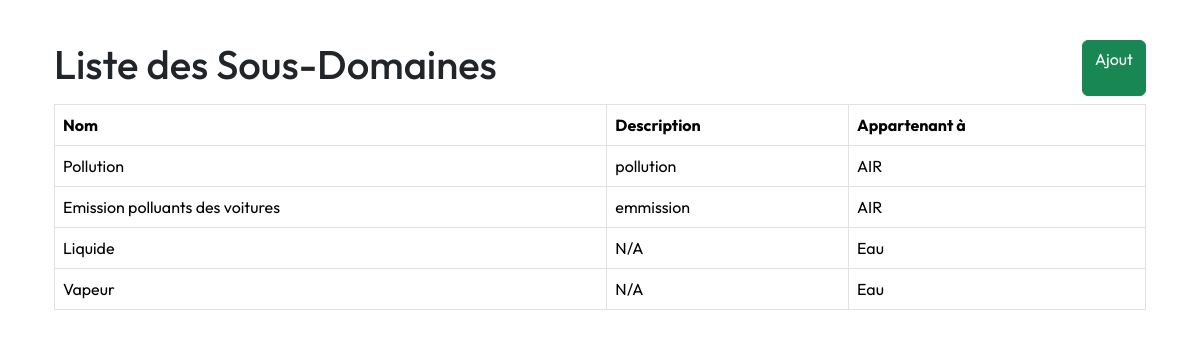
The app's page /sous-domaines with its own data.
### app/models.py (models this page shows)
class SousDomaine(db.Model):
    __tablename__ = 'sous_domaine'
    id = db.Column(db.Integer, primary_key=True)
    nom = db.Column(db.String(100), nullable=False, unique=True)
    description = db.Column(db.Text, nullable=True)
    domaine_id = db.Column(db.Integer, db.ForeignKey('domaine.id'), nullable=False)
    reglementations = db.relationship('Reglementation', backref='sous_domaine', lazy=True)

class Domaine(db.Model):
    __tablename__ = 'domaine'
    id = db.Column(db.Integer, primary_key=True)
    nom = db.Column(db.String(100), nullable=False, unique=True)
    description = db.Column(db.Text, nullable=True)
    sous_domaines = db.relationship('SousDomaine', backref='domaine', lazy=True)

### app/routes/reglement.py (the view)
@bp.route('/sous-domaines', methods=['GET'])
def liste_sous_domaines():
    sous_domaines = SousDomaine.query.all()
    return render_template('domaine/liste_sous_domaines.html', sous_domaines=sous_domaines)

### app/templates/domaine/liste_sous_domaines.html
{% extends "layout.html" %}
{% block content %}
<div class="container mt-4">
    <div class="d-flex justify-content-between mb-2">
        <h1>Liste des Sous-Domaines</h1>
        <a class="btn btn-success" href="{{ url_for('reglement.ajouter_sous_domaine') }}">Ajout</a>
    </div>
    <table class="table table-bordered">
        <thead>
            <tr>
                <th>Nom</th>
                <th>Description</th>
                <th>Appartenant à</th>
            </tr>
        </thead>
        <tbody>
            {% for sous_domaine in sous_domaines %}
            <tr>
                <td>{{ sous_domaine.nom }}</td>
                <td>{{ sous_domaine.description or "N/A" }}</td>
                <td>{{ sous_domaine.domaine.nom or "N/A" }}</td>
            </tr>
            {% endfor %}
        </tbody>
    </table>
</div>
{% endblock %}

### app/static/main.css (style rules this page uses)
:root { --nomai : #5d91a5; --vert : #797d73; --roze: #fc83cd33; --blue: #0b76b488; }
body { font-family: 'Outfit', sans-serif; }
.btn { min-width: auto; }

### records on screen
SousDomaine: nom "Pollution", description "pollution", domaine "AIR"
SousDomaine: nom "Emission polluants des voitures", description "emmission", domaine "AIR"
SousDomaine: nom "Liquide", description "N/A", domaine "Eau"
SousDomaine: nom "Vapeur", description "N/A", domaine "Eau"
